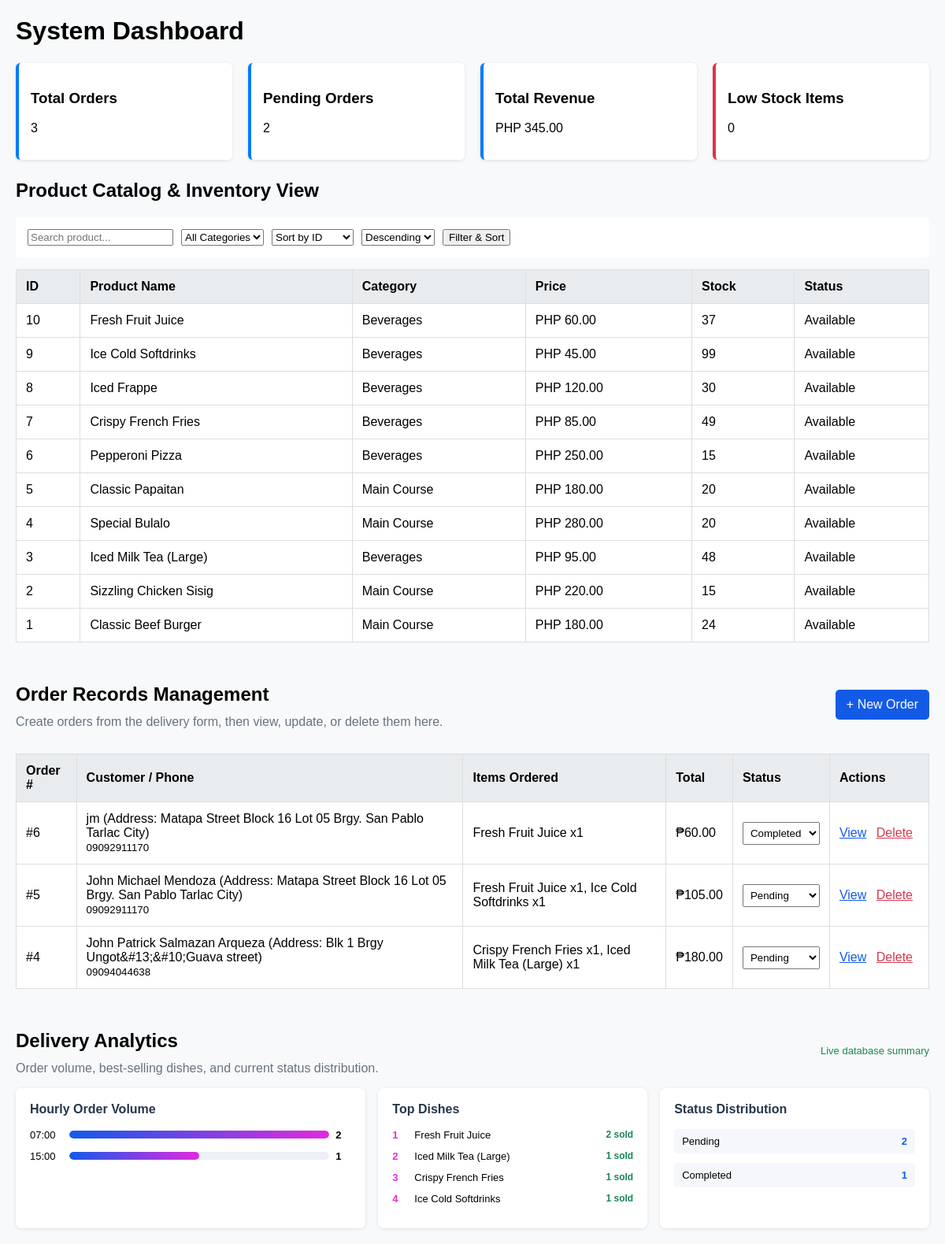
Page /dashboard.php on the committed database.
### tables this page shows
CREATE TABLE `products` (
  `product_id` int(11) NOT NULL,
  `category_id` int(11) NOT NULL,
  `product_name` varchar(150) NOT NULL,
  `price` decimal(10,2) NOT NULL,
  `stock_quantity` int(11) NOT NULL DEFAULT 0,
  `status` enum('Available','Out of Stock') DEFAULT 'Available',
  `created_at` timestamp NOT NULL DEFAULT current_timestamp()
);

CREATE TABLE `categories` (
  `category_id` int(11) NOT NULL,
  `category_name` varchar(100) NOT NULL,
  `description` text DEFAULT NULL,
  `created_at` timestamp NOT NULL DEFAULT current_timestamp()
);

CREATE TABLE `orders` (
  `order_id` int(11) NOT NULL,
  `customer_name` varchar(100) NOT NULL,
  `customer_email` varchar(100) DEFAULT NULL,
  `phone_number` varchar(20) NOT NULL,
  `order_type` enum('Dine-In','Takeout','Delivery') DEFAULT 'Dine-In',
  `payment_method` enum('Cash','GCash','Credit/Debit Card') DEFAULT 'Cash',
  `total_amount` decimal(10,2) NOT NULL DEFAULT 0.00,
  `order_status` enum('Pending','Processing','Completed','Cancelled') DEFAULT 'Pending',
  `order_date` timestamp NOT NULL DEFAULT current_timestamp()
);

### product.php (called while the page is built, shortened)
<?php
class Product extends AbstractItem {
    public static function fetchFiltered(PDO $db, string $search = '', int $categoryId = 0, string $sortBy = 'product_id', string $order = 'DESC', int $limit = 10): array {
        $sql = "SELECT p.*, c.category_name FROM products p JOIN categories c ON p.category_id = c.category_id WHERE 1=1";
        $params = [];
        $allowedSort = ['product_id', 'product_name', 'price', 'stock_quantity'];
        $sortBy = in_array($sortBy, $allowedSort) ? $sortBy : 'product_id';
        $order = strtoupper($order) === 'ASC' ? 'ASC' : 'DESC';
        $sql .= " ORDER BY {$sortBy} {$order} LIMIT " . (int)$limit;
        $stmt = $db->prepare($sql);
        $stmt->execute($params);
        return $stmt->fetchAll();
    }
}

### dashboard.php (the view, shortened to what this page needs)
<?php
require_once 'product.php';
$db = (new Database())->getConnection();
$totalOrders = $db->query("SELECT COUNT(*) FROM orders")->fetchColumn();
$pendingOrders = $db->query("SELECT COUNT(*) FROM orders WHERE order_status = 'Pending'")->fetchColumn();
$totalRevenue = $db->query("SELECT IFNULL(SUM(total_amount), 0) FROM orders WHERE order_status != 'Cancelled'")->fetchColumn();
$lowStock = $db->query("SELECT COUNT(*) FROM products WHERE stock_quantity < 5")->fetchColumn();
$search = $_GET['search'] ?? '';
$categoryId = (int)($_GET['category_id'] ?? 0);
$sortBy = $_GET['sort_by'] ?? 'product_id';
$order = $_GET['order'] ?? 'DESC';
$productList = Product::fetchFiltered($db, $search, $categoryId, $sortBy, $order, 10);
$orderList = $db->query("SELECT o.*, COALESCE(GROUP_CONCAT(CONCAT(p.product_name, ' x', oi.quantity) SEPARATOR ', '), 'No items') AS item_summary FROM orders o LEFT JOIN order_items oi ON o.order_id = oi.order_id LEFT JOIN products p ON oi.product_id = p.product_id GROUP BY o.order_id ORDER BY o.order_id DESC")->fetchAll();
$hourlyOrders = $db->query("SELECT HOUR(order_date) AS order_hour, COUNT(*) AS order_count FROM orders GROUP BY HOUR(order_date) ORDER BY order_hour")->fetchAll();
$topProducts = $db->query("SELECT p.product_name, SUM(oi.quantity) AS units_sold, SUM(oi.quantity * oi.unit_price) AS sales_total FROM order_items oi JOIN products p ON oi.product_id = p.product_id JOIN orders o ON oi.order_id = o.order_id WHERE o.order_status != 'Cancelled' GROUP BY p.product_id, p.product_name ORDER BY units_sold DESC LIMIT 5")->fetchAll();
$statusDistribution = $db->query("SELECT order_status, COUNT(*) AS status_count FROM orders GROUP BY order_status ORDER BY status_count DESC")->fetchAll();
?>
<!DOCTYPE html>
<html lang="en">
<head>
</head>
<body>
<h1>System Dashboard</h1>
<div class="metrics-grid">
    <div class="metric-card"><h3>Total Orders</h3><p><?= $totalOrders ?></p></div>
    <div class="metric-card"><h3>Pending Orders</h3><p><?= $pendingOrders ?></p></div>
    <div class="metric-card"><h3>Total Revenue</h3><p>PHP <?= number_format($totalRevenue, 2) ?></p></div>
    <div class="metric-card" style="border-left-color: #dc3545;"><h3>Low Stock Items</h3><p><?= $lowStock ?></p></div>
</div>
<h2>Product Catalog & Inventory View</h2>
<form class="filter-bar" method="GET" action="">
    <input type="text" name="search" placeholder="Search product..." value="<?= htmlspecialchars($search) ?>">
    <select name="category_id">
        <option value="0">All Categories</option>
    </select>
    <select name="sort_by">
        <option value="product_id" <?= $sortBy == 'product_id' ? 'selected' : '' ?>>Sort by ID</option>
    </select>
    <select name="order">
        <option value="DESC" <?= $order == 'DESC' ? 'selected' : '' ?>>Descending</option>
    </select>
    <button type="submit">Filter & Sort</button>
</form>
<table>
    <thead>
        <tr>
            <th>ID</th>
            <th>Product Name</th>
            <th>Category</th>
            <th>Price</th>
            <th>Stock</th>
            <th>Status</th>
        </tr>
    </thead>
    <tbody>
        <?php if (!empty($productList)): ?>
            <?php foreach ($productList as $p): ?>
                <tr>
                    <td><?= $p['product_id'] ?></td>
                    <td><?= htmlspecialchars($p['product_name']) ?></td>
                    <td><?= htmlspecialchars($p['category_name']) ?></td>
                    <td>PHP <?= number_format($p['price'], 2) ?></td>
                    <td><?= $p['stock_quantity'] ?></td>
                    <td><?= $p['stock_quantity'] > 0 ? 'Available' : 'Out of Stock' ?></td>
                </tr>
            <?php endforeach; ?>
        <?php else: ?>
            <tr><td colspan="6">No products found.</td></tr>
        <?php endif; ?>
    </tbody>
</table>
<section class="records-section">
    <div class="section-title-row">
        <div>
            <h2>Order Records Management</h2>
            <p>Create orders from the delivery form, then view, update, or delete them here.</p>
        </div>
        <a class="action-link" href="order_form.php">+ New Order</a>
    </div>
    <table>
        <thead>
            <tr>
                <th>Order #</th>
                <th>Customer / Phone</th>
                <th>Items Ordered</th>
                <th>Total</th>
                <th>Status</th>
                <th>Actions</th>
            </tr>
        </thead>
        <tbody>
            <?php if (!empty($orderList)): ?>
                <?php foreach ($orderList as $orderRow): ?>
                    <tr>
                        <td>#<?= (int)$orderRow['order_id'] ?></td>
                        <td><?= htmlspecialchars($orderRow['customer_name']) ?><br><small><?= htmlspecialchars($orderRow['phone_number']) ?></small></td>
                        <td><?= htmlspecialchars($orderRow['item_summary']) ?></td>
                        <td>₱<?= number_format($orderRow['total_amount'], 2) ?></td>
                        <td>
                            <form method="POST" class="inline-form">
                                <select name="order_status" onchange="this.form.submit()">
                                    <?php foreach (['Pending', 'Processing', 'Completed', 'Cancelled'] as $status): ?>
                                        <option value="<?= $status ?>" <?= $orderRow['order_status'] === $status ? 'selected' : '' ?>><?= $status ?></option>
                                    <?php endforeach; ?>
                                </select>
                            </form>
                        </td>
                        <td class="record-actions">
                            <a href="track_order.php?order_id=<?= (int)$orderRow['order_id'] ?>">View</a>
                            <form method="POST" class="inline-form" onsubmit="return confirm('Delete this order and restore its stock?');">
                                <button type="submit" class="delete-link">Delete</button>
                            </form>
                        </td>
                    </tr>
                <?php endforeach; ?>
            <?php else: ?>
                <tr><td colspan="6">No orders found. Create one from the delivery form.</td></tr>
            <?php endif; ?>
        </tbody>
    </table>
</section>
<section class="analytics-section">
    <div class="section-title-row">
        <div>
            <h2>Delivery Analytics</h2>
            <p>Order volume, best-selling dishes, and current status distribution.</p>
        </div>
        <span class="analytics-updated">Live database summary</span>
    </div>
    <div class="analytics-grid">
        <div class="analytics-card">
            <h3>Hourly Order Volume</h3>
            <?php if ($hourlyOrders): ?>
                <?php $maxHourlyOrders = max(array_column($hourlyOrders, 'order_count')); ?>
                <?php foreach ($hourlyOrders as $hour): ?>
                    <div class="bar-row"><span><?= sprintf('%02d:00', $hour['order_hour']) ?></span><div class="bar-track"><i style="width: <?= ($hour['order_count'] / $maxHourlyOrders) * 100 ?>%"></i></div><b><?= $hour['order_count'] ?></b></div>
                <?php endforeach; ?>
            <?php else: ?><p>No order activity yet.</p><?php endif; ?>
        </div>
        <div class="analytics-card">
            <h3>Top Dishes</h3>
            <?php if ($topProducts): ?>
                <?php foreach ($topProducts as $index => $product): ?>
                    <div class="ranking-row"><b><?= $index + 1 ?></b><span><?= htmlspecialchars($product['product_name']) ?></span><strong><?= (int)$product['units_sold'] ?> sold</strong></div>
                <?php endforeach; ?>
            <?php else: ?><p>No sales data yet.</p><?php endif; ?>
        </div>
        <div class="analytics-card">
            <h3>Status Distribution</h3>
            <?php if ($statusDistribution): ?>
                <?php foreach ($statusDistribution as $status): ?>
                    <div class="status-row"><span><?= htmlspecialchars($status['order_status']) ?></span><strong><?= (int)$status['status_count'] ?></strong></div>
                <?php endforeach; ?>
            <?php else: ?><p>No status data yet.</p><?php endif; ?>
        </div>
    </div>
</section>
</body>
</html>

### dashboard.php (style rules this page uses)
body { font-family: Arial, sans-serif; margin: 20px; background-color: #f8f9fa; }
.metrics-grid { display: flex; gap: 20px; margin-bottom: 25px; }
.metric-card { flex: 1; background: #fff; padding: 15px; border-radius: 6px; box-shadow: 0 1px 4px rgba(0,0,0,0.1); border-left: 4px solid #007bff; }
table { width: 100%; border-collapse: collapse; background: #fff; margin-top: 15px; }
th, td { padding: 12px; border: 1px solid #ddd; text-align: left; }
th { background-color: #e9ecef; }
.filter-bar { display: flex; gap: 10px; background: #fff; padding: 15px; border-radius: 6px; }
.records-section { margin-top: 32px; }
.section-title-row { display: flex; justify-content: space-between; align-items: center; gap: 20px; }
.section-title-row p { color: #687381; margin-top: -8px; }
.action-link { background: #135ae7; color: #fff; padding: 10px 14px; border-radius: 5px; text-decoration: none; white-space: nowrap; }
.inline-form { display: inline; }
.inline-form select { padding: 5px; }
.record-actions { white-space: nowrap; }
.record-actions a, .delete-link { margin-right: 8px; color: #135ae7; background: none; border: 0; padding: 0; text-decoration: underline; cursor: pointer; font: inherit; }
.record-actions .delete-link { color: #d43b52; }
.analytics-section { margin-top: 32px; }
.analytics-updated { color: #198754; font-size: 13px; }
.analytics-grid { display: grid; grid-template-columns: 1.3fr 1fr 1fr; gap: 16px; }
.analytics-card { background: #fff; padding: 18px; border-radius: 7px; box-shadow: 0 1px 4px rgba(0,0,0,.1); }
.analytics-card h3 { margin-top: 0; color: #27364a; font-size: 16px; }
.bar-row, .ranking-row, .status-row { display: grid; align-items: center; gap: 8px; margin: 12px 0; font-size: 13px; }
.bar-row { grid-template-columns: 42px 1fr 20px; }
.bar-track { height: 10px; overflow: hidden; border-radius: 5px; background: #edf0f7; }
.bar-track i { display: block; height: 100%; border-radius: inherit; background: linear-gradient(90deg, #135ae7, #e12ade); }
.ranking-row { grid-template-columns: 20px 1fr auto; }
.ranking-row b { color: #e12ade; }
.ranking-row strong { color: #198754; font-size: 12px; }
.status-row { grid-template-columns: 1fr auto; padding: 8px 10px; border-radius: 4px; background: #f5f7fb; }
.status-row strong { color: #135ae7; }

### rows in the picture
products: product_id "10", product_name "Fresh Fruit Juice", category.category_name "Beverages", price "60.00", stock_quantity "37", shows "Available"
products: product_id "9", product_name "Ice Cold Softdrinks", category.category_name "Beverages", price "45.00", stock_quantity "99", shows "Available"
products: product_id "8", product_name "Iced Frappe", category.category_name "Beverages", price "120.00", stock_quantity "30", shows "Available"
products: product_id "7", product_name "Crispy French Fries", category.category_name "Beverages", price "85.00", stock_quantity "49", shows "Available"
products: product_id "6", product_name "Pepperoni Pizza", category.category_name "Beverages", price "250.00", stock_quantity "15", shows "Available"
products: product_id "5", product_name "Classic Papaitan", category.category_name "Main Course", price "180.00", stock_quantity "20", shows "Available"
products: product_id "4", product_name "Special Bulalo", category.category_name "Main Course", price "280.00", stock_quantity "20", shows "Available"
products: product_id "3", product_name "Iced Milk Tea (Large)", category.category_name "Beverages", price "95.00", stock_quantity "48", shows "Available"
products: product_id "2", product_name "Sizzling Chicken Sisig", category.category_name "Main Course", price "220.00", stock_quantity "15", shows "Available"
products: product_id "1", product_name "Classic Beef Burger", category.category_name "Main Course", price "180.00", stock_quantity "24", shows "Available"
orders: order_id "6", customer_name "jm (Address: Matapa Street Block 16 Lot 05 Brgy. San Pablo Tarlac City)", phone_number "09092911170", item_summary "Fresh Fruit Juice x1", total_amount "60.00", order_status "Completed"
orders: order_id "5", customer_name "John Michael Mendoza (Address: Matapa Street Block 16 Lot 05 Brgy. San Pablo Tarlac City)", phone_number "09092911170", item_summary "Fresh Fruit Juice x1, Ice Cold Softdrinks x1", total_amount "105.00", order_status "Pending"
orders: order_id "4", customer_name "John Patrick Salmazan Arqueza (Address: Blk 1 Brgy Ungot&#13;&#10;Guava street)", phone_number "09094044638", item_summary "Crispy French Fries x1, Iced Milk Tea (Large) x1", total_amount "180.00", order_status "Pending"

### other values in the picture
$totalOrders "3"
$pendingOrders "2"
$totalRevenue "345.00"
$lowStock "0"
$hour['order_hour'] "07"
$hour['order_count'] "2"
$hour['order_hour'] "15"
$hour['order_count'] "1"
$product['product_name'] "Fresh Fruit Juice"
$product['units_sold'] "2"
$product['product_name'] "Iced Milk Tea (Large)"
$product['units_sold'] "1"
$product['product_name'] "Crispy French Fries"
$product['product_name'] "Ice Cold Softdrinks"
$status['order_status'] "Pending"
